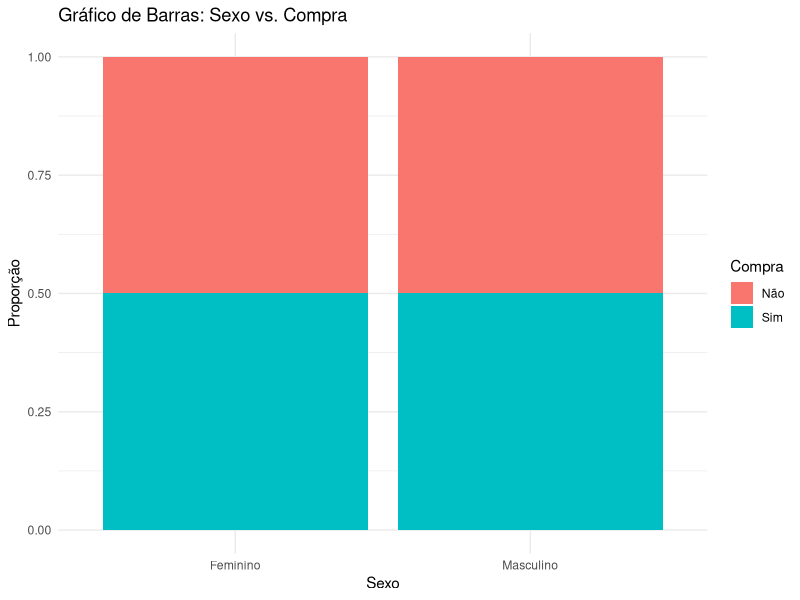

Here is the R script that generated this plot:
###### EXERCICIO 1



# Carregue a biblioteca necessária
library(ggplot2)

# Crie uma tabela de contingência de exemplo
dados <- data.frame(
    Sexo = c("Masculino", "Masculino", "Feminino", "Feminino"),
    Compra = c("Sim", "Não", "Sim", "Não")
)

# Exiba a tabela de contingência
table(dados$Sexo, dados$Compra)

# Realize o teste qui-quadrado de independência
resultado_teste <- chisq.test(table(dados$Sexo, dados$Compra))

# Imprima o resultado do teste
cat("Resultado do Teste Qui-Quadrado:\n")
print(resultado_teste)

# Exiba a tabela de contingência observada
tab_contingencia <- table(dados$Sexo, dados$Compra)
cat("Tabela de Contingência Observada:\n")
print(tab_contingencia)

# Exiba a tabela de contingência esperada sob a hipótese nula de independência
cat("Tabela de Contingência Esperada (Hipótese Nula):\n")
print(resultado_teste$expected)

# Exiba o valor-p
cat("Valor-p:\n")
print(resultado_teste$p.value)

# Interpretação do teste
if (resultado_teste$p.value < 0.05) {
    cat("\nConclusão: Rejeitamos a hipótese nula (H0). Há evidências de uma associação entre Sexo e Compra.\n")
} else {
    cat("\nConclusão: Não temos evidências suficientes para rejeitar a hipótese nula (H0). Não há associação significativa entre Sexo e Compra.\n")
}

# Visualização dos resultados com um gráfico de barras
ggplot(data = dados, aes(x = Sexo, fill = Compra)) +
    geom_bar(position = "fill") +
    labs(title = "Gráfico de Barras: Sexo vs. Compra",
         x = "Sexo", y = "Proporção") +
    theme_minimal()


